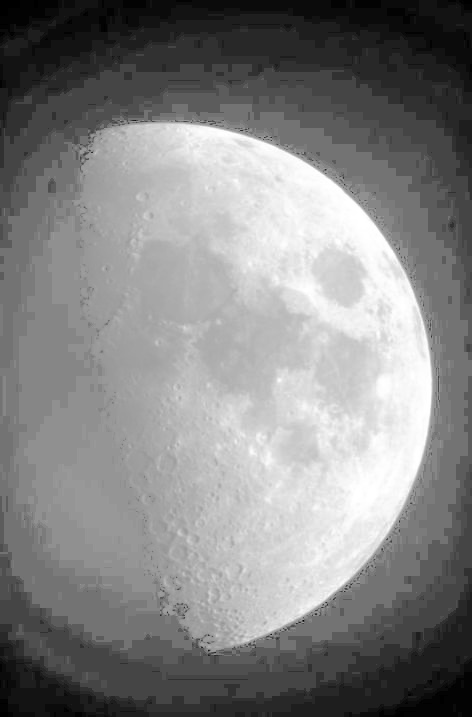
#> input picture Assignment2/Q2/Alter_image-36.jpg, 472 x 717 px
$ python main.py --input_image Alter_image-36.jpg
#> lines starting #> are read from the running program, lines starting #| are printed output that depends on the picture
import cv2
import matplotlib.pyplot as plt
import numpy as np
import argparse

def plot_hist(x,y,name):
    fig, ax = plt.subplots()
    ax.stem(x, y, markerfmt=' ')
    ax.set_ylim(ymin=0)
    ax.set_xlim(xmin=0)
    ax.set_xlabel('pixel value')
    ax.set_ylabel('frequency')
    a=name.split('_')
    ax.set_title(a[0].capitalize()+'_Plane_Histogram')
    plt.savefig(name)
    plt.clf()

def save_hist(hist_R,hist_G,hist_B,tag):
    x=[i for i in range(256)]
    plot_hist(x,hist_R,"red_hist_"+tag)
    plot_hist(x,hist_G,"green_hist_"+tag)
    plot_hist(x,hist_B,"blue_hist_"+tag)

def hist_equalization_mapping(hist,L,M,N):
    hist[0]*=(L-1)/(M*N);
    for i in range(1,L):
        hist[i]*=(L-1)/(M*N)
        hist[i]+=hist[i-1]
    hist=[round(i) for i in hist]
    return hist

def get_hist(img):
    hist_R=[0 for i in range(256)]
    hist_G=[0 for i in range(256)]
    hist_B=[0 for i in range(256)]

    for i in img:
        for j in i:
            hist_R[j[2]]+=1
            hist_G[j[1]]+=1
            hist_B[j[0]]+=1

    return hist_R,hist_G,hist_B


def hist_equalization(image_name):
#> called with image_name = 'Alter_image-36.jpg'
    img = cv2.imread(image_name)
#> img is the input picture: shape (717, 472, 3); min 0, max 255, mean 131.6

    hist_R,hist_G,hist_B=get_hist(img)
#> after the loop in get_hist, `for i in img:`: hist_B = 256 values, max 29471 at index 115, min 0 at index 7, mean 1322; hist_G has the same summary as hist_B; hist_R has the same summary as hist_B
#> hist_R has the same summary as hist_B in get_hist; hist_G has the same summary as hist_B in get_hist

    height=np.shape(img)[0]
#> height = 717
    width=np.shape(img)[1]
#> width = 472
    channel=np.shape(img)[2]
#> channel = 3
    L=256

    print("image dimension => ",np.shape(img))
#| image dimension =>  (717, 472, 3)

    save_hist(hist_R,hist_G,hist_B,"original")
#> in plot_hist, `plt.savefig(name)`:
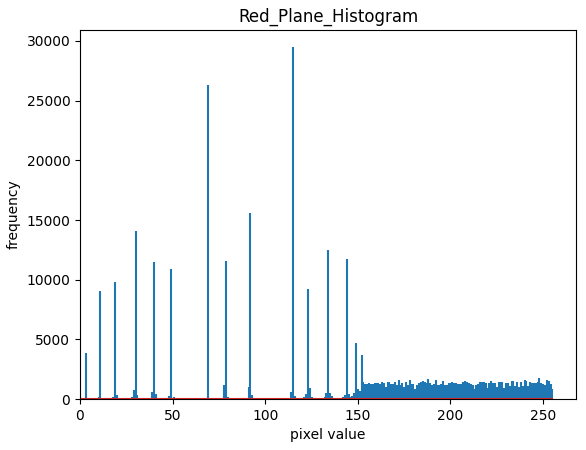
#> figure drawn by matplotlib, 1 panel; curve peaks at x = 115, y = 29471

    hist_R=hist_equalization_mapping(hist_R,L,height,width)
#> after the loop in hist_equalization_mapping, `for i in range(1,L):`: hist = 256 values from 0.359 to 255
#> in hist_equalization_mapping, `hist=[round(i) for i in hist]`: hist = 256 values from 0 to 255
#> hist_R = 256 values from 0 to 255
    hist_B=hist_equalization_mapping(hist_B,L,height,width)
#> hist_B = 256 values from 0 to 255
    hist_G=hist_equalization_mapping(hist_G,L,height,width)
#> hist_G = 256 values from 0 to 255

    for i in range(height):
        for j in range(width):
            img[i][j][0]=hist_B[img[i][j][0]]
            img[i][j][1]=hist_G[img[i][j][1]]
            img[i][j][2]=hist_R[img[i][j][2]]

    hist_R,hist_G,hist_B=get_hist(img)
#> hist_R = 256 values, max 30228 at index 115, min 0 at index 1, mean 1322; hist_G has the same summary as hist_R; hist_B has the same summary as hist_R
    save_hist(hist_R,hist_G,hist_B,"updated")
#> call 4 of plot_hist, with name = 'red_hist_updated'
#> in plot_hist (call 4), `plt.savefig(name)`:
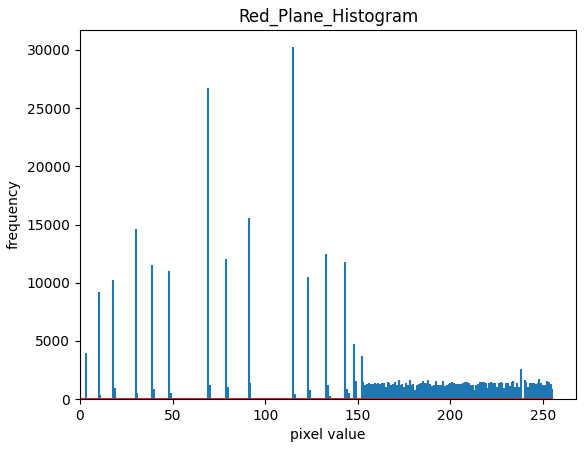
#> figure drawn by matplotlib, 1 panel; curve peaks at x = 115, y = 30228
    cv2.imwrite("Alter_"+image_name, img)

if __name__ == '__main__':
    parser = argparse.ArgumentParser(description='Histogram equalization of an Image')
    parser.add_argument('--input_image', type=str,  help='the image file you want equalize histogram')
    args = parser.parse_args()

    image_name = args.input_image
    assert image_name != None , "Why you are not putting input file in argument?"
    hist_equalization(image_name)
